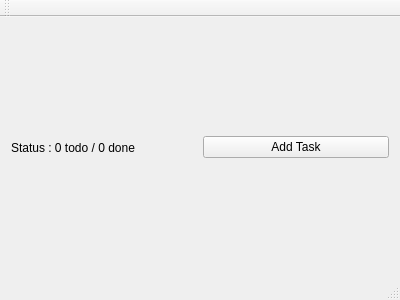
<?xml version="1.0" encoding="UTF-8"?>
<ui version="4.0">
 <class>MainWindow</class>
 <widget class="QMainWindow" name="MainWindow">
  <property name="geometry">
   <rect>
    <x>0</x>
    <y>0</y>
    <width>400</width>
    <height>300</height>
   </rect>
  </property>
  <property name="windowTitle">
   <string>MainWindow</string>
  </property>
  <widget class="QWidget" name="centralWidget">
   <layout class="QHBoxLayout" name="horizontalLayout">
    <item>
     <widget class="QLabel" name="statusLabel">
      <property name="text">
       <string>Status : 0 todo / 0 done</string>
      </property>
     </widget>
    </item>
    <item>
     <widget class="QPushButton" name="addTaskButton">
      <property name="text">
       <string>Add Task</string>
      </property>
     </widget>
    </item>
   </layout>
  </widget>
  <widget class="QMenuBar" name="menuBar">
   <property name="geometry">
    <rect>
     <x>0</x>
     <y>0</y>
     <width>400</width>
     <height>22</height>
    </rect>
   </property>
  </widget>
  <widget class="QToolBar" name="mainToolBar">
   <attribute name="toolBarArea">
    <enum>TopToolBarArea</enum>
   </attribute>
   <attribute name="toolBarBreak">
    <bool>false</bool>
   </attribute>
  </widget>
  <widget class="QStatusBar" name="statusBar"/>
 </widget>
 <layoutdefault spacing="6" margin="11"/>
 <resources/>
 <connections/>
</ui>
